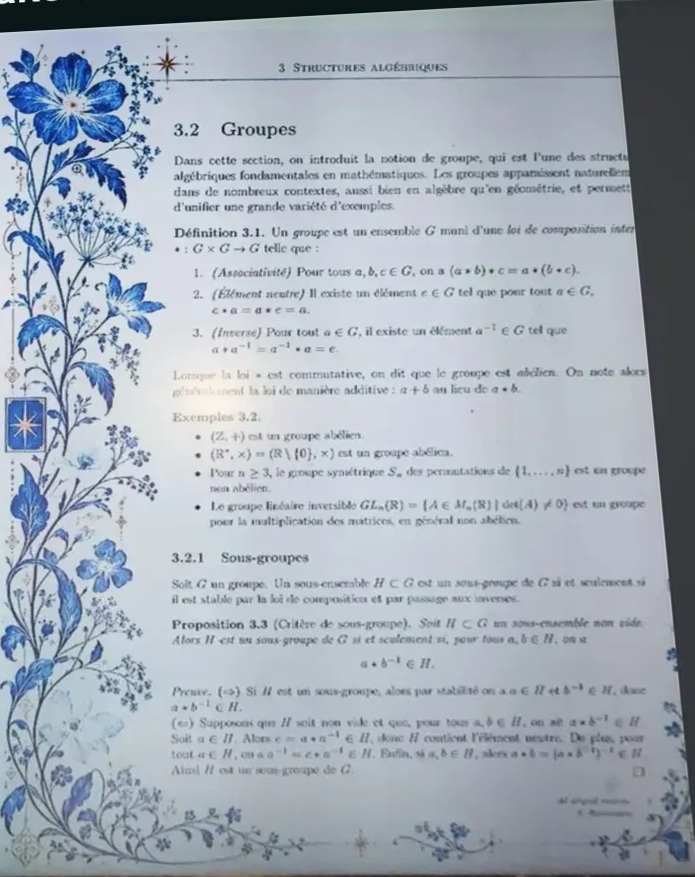
#> input picture tex/reference/rectified.png, 1389 x 1754 px (shown at 1/2 size)
$ python fit_defaults.py
#> lines starting #> are read from the running program, lines starting #| are printed output that depends on the picture; after the words box and inside, x2 and y2 are one past the last pixel; in counts of white or black regions, pixels touching at a corner belong together
#> in stats, im is the input picture: PIL image 1389x1754 RGB; mean R, G, B 163, 172, 182.6
### analysis/formstats.py
# Form statistics for a page of flora, comparable between the de-warped
# reference photo and a render, independent of where individual elements
# land. All positions are in pt relative to the running-head rule (y down)
# and the page's left edge, so pages with different layouts line up.
#
#   coverage_v   share of flora pixels in 8 bands from above the rule to
#                the foot, over the margin column
#   coverage_h   share in 5 bands across the margin, from the page edge to
#                the text
#   foot         share in the foot band under the text
#   sizes        share of the flora that survives a morphological opening
#                of 1.5, 4 and 8 pt: big blooms and leaves survive large
#                openings, fine sprays do not
#   L            OKLab lightness percentiles (10, 50, 90) of flora pixels
#   deep         share of flora pixels darker than L 0.55
#   chroma       median OKLab chroma of flora pixels
#
# Usage as a script: formstats.py IMAGE PT_PER_PX RULE_Y_PX [BLUR_PX]
import json
import os
import sys

import numpy as np
from PIL import Image, ImageFilter

sys.path.insert(0, os.path.dirname(os.path.abspath(__file__)))
from gamut import oklab  # noqa: E402

# Regions in pt: the margin column spans the page edge to the text; the
# vertical span runs from the top of the hero bloom to the foot.
MARGIN_X = (4.0, 152.0)
SPAN_Y = (-50.0, 712.0)
FOOT = (152.0, 560.0, 640.0, 712.0)   # x0, x1, y0, y1


def _run(a, k, op, axis):
    """Running min or max over a window of k cells along `axis` (edge-padded)."""
    r = k // 2
    pad = [(0, 0)] * a.ndim
    pad[axis] = (r, r)
    p = np.pad(a, pad, mode="edge")
    out = np.take(p, range(0, a.shape[axis]), axis=axis)
    for s in range(1, 2 * r + 1):
        out = op(out, np.take(p, range(s, s + a.shape[axis]), axis=axis))
    return out


def square(a, k, op):
    """Separable square min or max filter of side k."""
    return _run(_run(a, k, op, 0), k, op, 1)


def flat_field(rgb, px):
    """Divide out uneven illumination: the paper level at each pixel is
    estimated as the brightest luminance within ~`px` pixels, smoothed. A
    clean render is unaffected; a photo loses its vignetting. Computed at
    1/8 resolution, where the window is small."""
#> called with px = 98.68
    lum = rgb.mean(2)
    h, w = lum.shape
#> h = 1754; w = 1389
    small = np.asarray(Image.fromarray((lum * 255).astype(np.uint8)).resize((max(1, w // 8), max(1, h // 8)),
                                                                             Image.BOX), dtype=np.float64)
    small = square(small, max(3, int(px / 8) | 1), np.maximum)
    level = Image.fromarray(small.astype(np.uint8)).filter(ImageFilter.GaussianBlur(px / 16)).resize((w, h), Image.BILINEAR)
    level = np.asarray(level, dtype=np.float64) / 255.0
#> level: shape (1754, 1389) float64
    return np.clip(rgb / np.maximum(level, 0.05)[..., None] * np.percentile(level, 90), 0, 1)
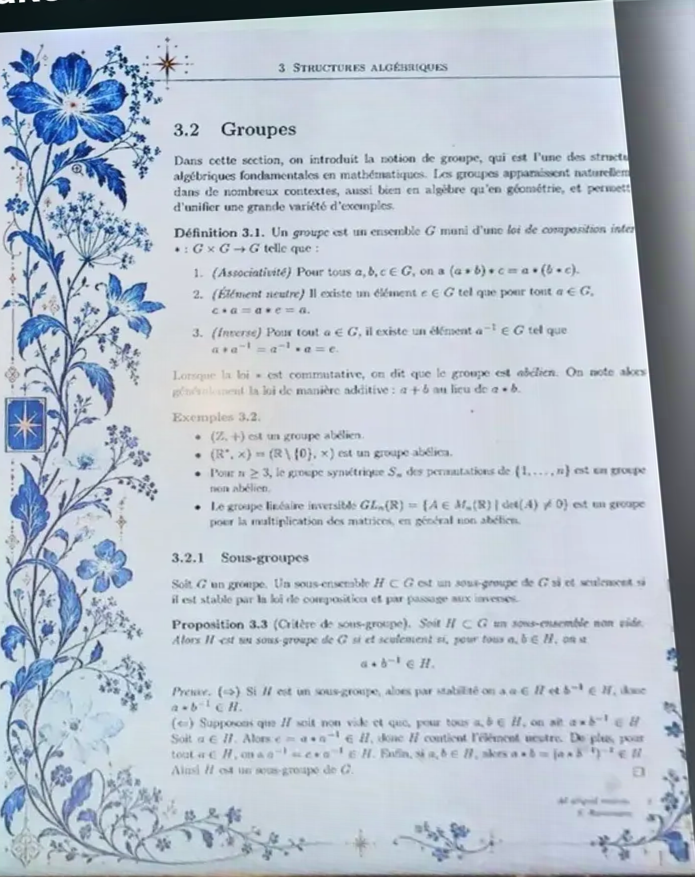
#> returned value: shape (1754, 1389, 3) float64 (shown at 1/2 size); mean of channels 0, 1, 2 0.717, 0.757, 0.803; drawn as R, G, B


def flora_mask(rgb):
    """Lightness, chroma and a mask of flora pixels, white-balanced to paper."""
    flat = rgb.reshape(-1, 3)
    lum = flat.mean(1)
    sat = flat.max(1) - flat.min(1)
    bright = (lum >= np.percentile(lum, 85)) & (sat <= np.percentile(sat, 50))
    paper = np.median(flat[bright], axis=0)
#> paper = [0.835, 0.863, 0.899]
    lab = oklab(np.clip(flat / paper, 0, 1))
    L = lab[:, 0]
    C = np.hypot(lab[:, 1], lab[:, 2])
    hue = np.degrees(np.arctan2(lab[:, 2], lab[:, 1]))
    m = (L < 0.93) | (C > 0.035)
    m &= ((hue < -60) & (hue > -150)) | (C < 0.05)
    m &= L < 0.97
    shape = rgb.shape[:2]
#> shape = (1754, 1389)
    return L.reshape(shape), C.reshape(shape), m.reshape(shape)


def opening(mask, px):
    """Binary opening with a square of side ~2*px+1."""
    k = max(3, int(round(px)) * 2 + 1)
    return square(square(mask, k, np.minimum), k, np.maximum)


def stats(path, ppx, rule_px, blur_px=0.0, lift=0.0):
    """Form statistics for image `path` at `ppx` pt per pixel whose header
    rule is at row `rule_px`. `blur_px` softens a crisp render toward the
    photo; `lift` maps lightness L to lift + (1 - lift) * L, as the photo's
    raised blacks do."""
    im = Image.open(path).convert("RGB")
    if blur_px > 0:
        im = im.filter(ImageFilter.GaussianBlur(blur_px))
    rgb = flat_field(np.asarray(im, dtype=np.float64) / 255.0, 45 / ppx)
    L, C, m = flora_mask(rgb)
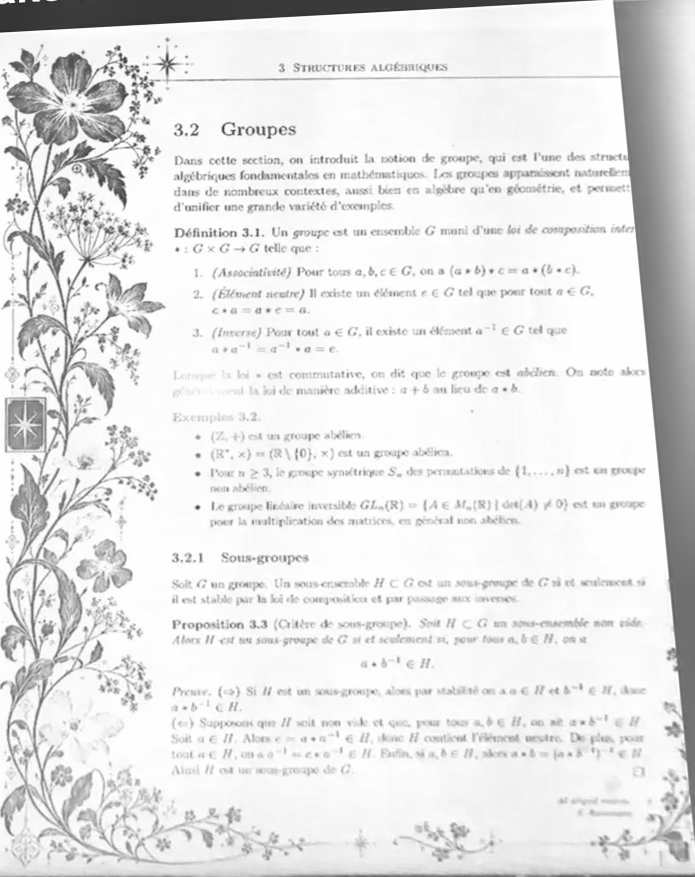
#> L: shape (1754, 1389) float64 (shown at 1/2 size); min 0, max 1, mean 0.898
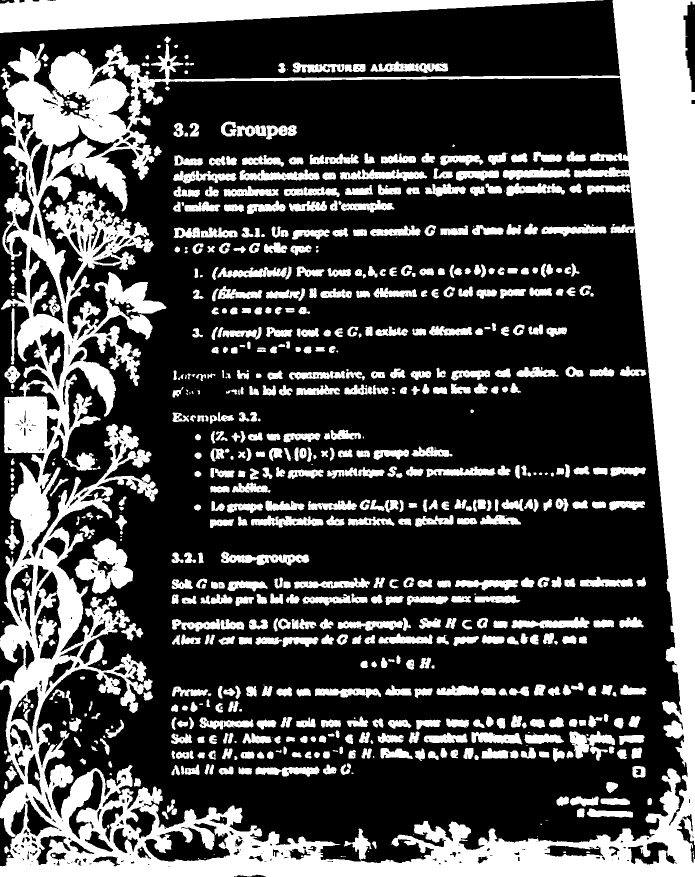
#> m: shape (1754, 1389) bool (shown at 1/2 size); 30.3% white; 761 white regions (114 under 20 px), largest, box (x1, y1, x2, y2) and area: (0, 0, 1389, 1754) 449075, (0, 0, 1207, 66) 39799, (149, 1077, 266, 1187) 6821
    L = lift + (1 - lift) * L

    def px(x, y):
        return int(round(x / ppx)), int(round(rule_px + y / ppx))

    (x0, y0), (x1, y1) = px(MARGIN_X[0], SPAN_Y[0]), px(MARGIN_X[1], SPAN_Y[1])
    col = m[y0:y1, x0:x1]
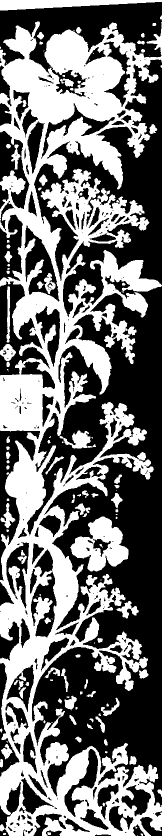
#> col: shape (1671, 324) bool (shown at 1/2 size); 43.7% white; 146 white regions (57 under 20 px), largest, box (x1, y1, x2, y2) and area: (0, 43, 324, 1671) 213100, (140, 1033, 257, 1143) 6821, (0, 0, 324, 21) 4058
    out = {"coverage": float(col.mean())}
#> out = {'coverage': 0.437}
    out["coverage_v"] = [float(b.mean()) for b in np.array_split(col, 8, axis=0)]
    out["coverage_h"] = [float(b.mean()) for b in np.array_split(col, 5, axis=1)]
    (fx0, fy0), (fx1, fy1) = px(FOOT[0], FOOT[2]), px(FOOT[1], FOOT[3])
    out["foot"] = float(m[fy0:fy1, fx0:fx1].mean())
    total = max(1, col.sum())
#> total = 236614
    out["sizes"] = [float(opening(col, r / ppx).sum() / total) for r in (1.5, 4.0, 8.0)]
#> call 3 of _run, with k = 7, axis = 0
#> in _run (call 3), `p = np.pad(a, pad, mode="edge")`: p: shape (1677, 324) bool; 43.8% white; 146 white regions (56 under 20 px), largest, box (x1, y1, x2, y2) and area: (0, 46, 324, 1677) 213664, (140, 1036, 257, 1146) 6821, (0, 0, 324, 24) 5030
#> in _run (call 3), `out = np.take(p, range(0, a.shape[axis]), axis=axis)`: out: shape (1671, 324) bool; 43.8% white; 145 white regions (57 under 20 px), largest, box (x1, y1, x2, y2) and area: (0, 46, 324, 1671) 212488, (140, 1036, 257, 1146) 6821, (0, 0, 324, 24) 5030
#> after the loop in _run (call 3), `for s in range(1, 2 * r + 1):`:
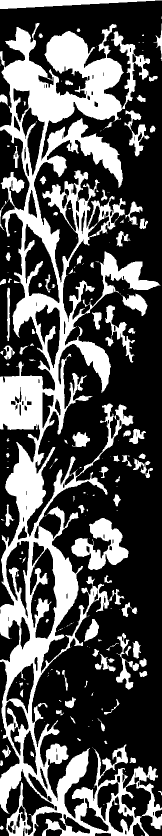
#> out: shape (1671, 324) bool (shown at 1/2 size); 32.3% white; 194 white regions (96 under 20 px), largest, box (x1, y1, x2, y2) and area: (0, 46, 324, 1671) 147462, (142, 1036, 257, 1140) 5557, (0, 0, 324, 18) 3086
#> in _run (call 4), `p = np.pad(a, pad, mode="edge")`: p: shape (1671, 330) bool; 32% white; 194 white regions (95 under 20 px), largest, box (x1, y1, x2, y2) and area: (0, 46, 330, 1671) 148197, (145, 1036, 260, 1140) 5557, (0, 0, 330, 18) 3143
#> in _run (call 4), `out = np.take(p, range(0, a.shape[axis]), axis=axis)`: out: shape (1671, 324) bool; 32.5% white; 193 white regions (96 under 20 px), largest, box (x1, y1, x2, y2) and area: (0, 46, 324, 1671) 148037, (145, 1036, 260, 1140) 5557, (0, 0, 324, 18) 3137
#> after the loop in _run (call 4), `for s in range(1, 2 * r + 1):`: out: shape (1671, 324) bool; 19.7% white; 383 white regions (200 under 20 px), largest, box (x1, y1, x2, y2) and area: (6, 56, 247, 266) 21520, (0, 890, 154, 1379) 18527, (0, 495, 219, 872) 15286
#> in _run (call 5), `p = np.pad(a, pad, mode="edge")`: p: shape (1677, 324) bool; 19.9% white; 383 white regions (199 under 20 px), largest, box (x1, y1, x2, y2) and area: (6, 59, 247, 269) 21520, (0, 893, 154, 1382) 18527, (0, 498, 219, 875) 15286
#> after the loop in _run (call 5), `for s in range(1, 2 * r + 1):`: out: shape (1671, 324) bool; 26.7% white; 308 white regions (80 under 20 px), largest, box (x1, y1, x2, y2) and area: (0, 53, 247, 877) 49436, (0, 887, 154, 1481) 23169, (93, 237, 243, 368) 6075
#> in _run (call 6), `p = np.pad(a, pad, mode="edge")`: p: shape (1671, 330) bool; 26.4% white; 308 white regions (80 under 20 px), largest, box (x1, y1, x2, y2) and area: (0, 53, 250, 877) 49766, (0, 887, 157, 1481) 23361, (96, 237, 246, 368) 6075
#> after the loop in _run (call 6), `for s in range(1, 2 * r + 1):`:
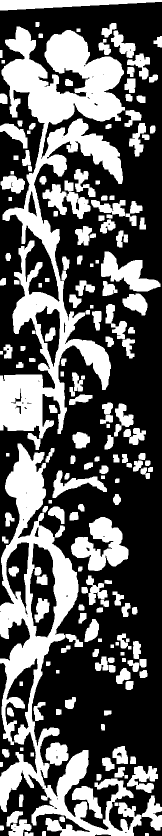
#> out: shape (1671, 324) bool (shown at 1/2 size); 37% white; 192 white regions, largest, box (x1, y1, x2, y2) and area: (0, 53, 250, 877) 69926, (0, 887, 283, 1671) 50663, (142, 1034, 257, 1142) 6599
#> in _run (call 7), `r = k // 2`: r = 9
#> in _run (call 7), `p = np.pad(a, pad, mode="edge")`: p: shape (1689, 324) bool; 44.1% white; 146 white regions (56 under 20 px), largest, box (x1, y1, x2, y2) and area: (0, 52, 324, 1689) 214792, (0, 0, 324, 30) 6974, (140, 1042, 257, 1152) 6821
#> in _run (call 7), `out = np.take(p, range(0, a.shape[axis]), axis=axis)`:
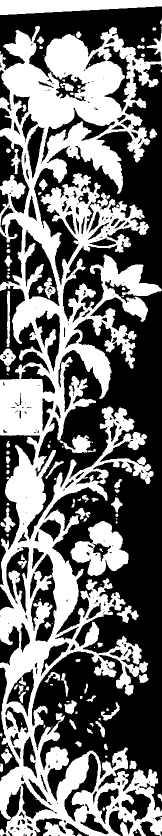
#> out: shape (1671, 324) bool (shown at 1/2 size); 43.9% white; 143 white regions (55 under 20 px), largest, box (x1, y1, x2, y2) and area: (0, 52, 324, 1671) 211210, (0, 0, 324, 30) 6974, (140, 1042, 257, 1152) 6821
    Lc, Cc = L[y0:y1, x0:x1][col], C[y0:y1, x0:x1][col]
    out["L"] = [float(np.percentile(Lc, p)) for p in (10, 50, 90)] if Lc.size else [1, 1, 1]
    out["deep"] = float((Lc < 0.55).mean()) if Lc.size else 0.0
    out["chroma"] = float(np.median(Cc)) if Cc.size else 0.0
    return out


# [8 lines left out: function text_black, not called in this run]


# [4 lines that do not run on import are left out]

### analysis/gamut.py
# Measures the colour range of flora pixels in an image.
#
# Each image is white-balanced against its own paper (the median of its
# brightest, least saturated pixels), so a phone photo of a monitor and a
# clean render can be compared. Flora pixels are those that differ from the
# paper by more than a small threshold. Lightness and chroma are in OKLab.
# Writes a lightness-vs-chroma density chart and prints percentiles.
import sys, json
import numpy as np
from PIL import Image

def srgb_to_linear(c):
    return np.where(c <= 0.04045, c / 12.92, ((c + 0.055) / 1.055) ** 2.4)

def oklab(rgb):
    lin = srgb_to_linear(rgb)
    M1 = np.array([[0.4122214708, 0.5363325363, 0.0514459929],
                   [0.2119034982, 0.6806995451, 0.1073969566],
                   [0.0883024619, 0.2817188376, 0.6299787005]])
    M2 = np.array([[0.2104542553, 0.7936177850, -0.0040720468],
                   [1.9779984951, -2.4285922050, 0.4505937099],
                   [0.0259040371, 0.7827717662, -0.8086757660]])
    lms = np.cbrt(lin @ M1.T)
    return lms @ M2.T

# [29 lines left out: functions analyse, chart, not called in this run]

# [10 lines that do not run on import are left out]

### analysis/fit_defaults.py
# Searches tune.lua settings for a page whose form statistics (formstats.py)
# match the de-warped reference. Each candidate is drawn with the TeX-free
# preview (tools/preview.lua) for several seeds; the loss averages over them
# so a setting is not rewarded for one lucky layout. The search is a simple
# evolution strategy: each generation samples around the best candidate so
# far, with the step shrinking from generation to generation.
#
# Run from the repository root after `just fit-base`:
#   python3.14 -I analysis/fit_defaults.py [GENERATIONS] [POPULATION]
# with FIT_START=FILE to start from an override file.
# Writes build/fit/best.lua (an override for FLORA_TUNE) and
# build/fit/log.jsonl (every candidate and its loss).
import json
import os
import random
import subprocess
import sys
import tempfile
from concurrent.futures import ProcessPoolExecutor

import numpy as np
from PIL import Image

sys.path.insert(0, os.path.dirname(os.path.abspath(__file__)))
import formstats as F  # noqa: E402

ROOT = os.path.dirname(os.path.dirname(os.path.abspath(__file__)))
TEX = os.path.expanduser("~/Library/TinyTeX/bin/universal-darwin")
BASE = os.path.join(ROOT, "build", "fit", "base")
DPI = 157.9                 # renders at the reference's 0.456 pt per pixel
PPX = 72.27 / DPI
SEEDS = (1, 2, 3)
LIFT = 0.25                 # the photo maps black to about this lightness
BLUR = 1.2                  # the photo's softness, in pixels

# Searched settings: (path, low, high, kind). The bounds also keep the
# search away from pages that match the statistics but not the look: a
# stem buried under close-set leaflets, a small hero, pale leaves. "int" rounds; "range:w" is a
# {min, max} pair centred on the searched value with half-width w.
SPACE = [
    ("compose.hero", 0.40, 0.56, "num"),
    ("compose.features", 0.75, 1.4, "range:0.15"),
    ("compose.leaves", 15, 45, "int"),
    ("compose.leaf_size", 0.8, 1.6, "num"),
    ("compose.sprays", 40, 220, "int"),
    ("compose.small_blooms", 0, 12, "int"),
    ("compose.curls", 0.3, 2.0, "num"),
    ("compose.leaflet_spacing", 25, 70, "range:9"),
    ("compose.leaflet_size", 8, 14, "num"),
    ("gesture.edge", 0.04, 0.30, "num"),
    ("gesture.bow_amp", 0.15, 0.45, "range:0.05"),
    ("gesture.bow_width", 0.36, 0.54, "range:0.04"),
    ("gesture.density_floor", 0.10, 0.85, "num"),
    ("gesture.bow_density", 0.2, 1.0, "num"),
    ("gesture.end_reach", 1.5, 4.5, "num"),
    ("compose.leaf_overlap", 0.0, 0.9, "num"),
    ("compose.leaf_spacing", 18, 60, "range:6"),
    ("compose.hole_min", 4, 14, "num"),
    ("color.looks.vivid.tip_l", 0.25, 0.60, "range:0.11"),
    ("color.looks.vivid.base_l", 0.80, 0.97, "range:0.03"),
    ("color.looks.vivid.curve", 0.6, 1.8, "range:0.6"),
    ("color.looks.leaf.tip_l", 0.28, 0.48, "range:0.12"),
    ("color.looks.leaf.base_l", 0.60, 0.92, "range:0.09"),
    ("color.looks.leaf.curve", 0.5, 1.6, "range:0.5"),
    ("wash.band_opacity", 0.20, 0.60, "range:0.12"),
    ("wash.pale_contrast", 0.30, 0.80, "range:0.27"),
    ("wash.lost_edges", 0.15, 0.45, "num"),
]


def tune_defaults(start=""):
    """tune.lua as a dict, with the overrides in file `start` if given."""
    out = subprocess.run([os.path.join(TEX, "texlua"), "tools/tune_json.lua"], cwd=ROOT,
                         capture_output=True, text=True, check=True, env={**os.environ, "FLORA_TUNE": start})
    d = json.loads(out.stdout)
    d.pop("_doc", None)
    d.pop("_choices", None)
    return d


# [47 lines left out: functions get, put, encode, decode, lua, not called in this run]


TARGET = None


# [33 lines left out: functions loss, evaluate, not called in this run]


def init_target():
    global TARGET
    TARGET = F.stats(os.path.join(ROOT, "tex/reference/rectified.png"), 0.456, 154)


def main():
    gens = int(sys.argv[1]) if len(sys.argv) > 1 else 8
    pop = int(sys.argv[2]) if len(sys.argv) > 2 else 24
    init_target()
    rng = random.Random(7)
    # FIT_START names an override file (such as an earlier best.lua) to
    # start the search from instead of tune.lua's defaults.
    best_u = encode(tune_defaults(os.path.abspath(os.environ["FIT_START"]) if os.environ.get("FIT_START") else ""))
    os.makedirs(os.path.join(ROOT, "build", "fit"), exist_ok=True)
    log = open(os.path.join(ROOT, "build", "fit", "log.jsonl"), "w")
    with ProcessPoolExecutor(max_workers=10, initializer=init_target) as ex:
        best_loss, best_over, best_stats = ex.submit(evaluate, best_u).result()
        print(f"defaults: loss {best_loss:.4f}", flush=True)
        for g in range(gens):
            sigma = 0.25 * (0.08 / 0.25) ** (g / max(1, gens - 1))
            cands = [np.clip(best_u + np.array([rng.gauss(0, sigma) for _ in SPACE]), 0, 1) for _ in range(pop)]
            for u, (l, over, stats) in zip(cands, ex.map(evaluate, cands)):
                log.write(json.dumps({"gen": g, "loss": l, "over": over}) + "\n")
                if l < best_loss:
                    best_loss, best_u, best_over, best_stats = l, u, over, stats
            log.flush()
            print(f"gen {g}: sigma {sigma:.3f} best loss {best_loss:.4f}", flush=True)
    open(os.path.join(ROOT, "build", "fit", "best.lua"), "w").write("return " + lua(best_over) + "\n")
    json.dump({"loss": best_loss, "target": TARGET, "stats": best_stats, "over": best_over},
              open(os.path.join(ROOT, "build", "fit", "best.json"), "w"), indent=1)
    print("best:", json.dumps(best_over))


if __name__ == "__main__":
    main()
#> (the call stopped at in tune_defaults, `out = subprocess.run([os.path.join(TEX, "texlua"), "tools/tune_json.lu..`: subprocess is not available in this run)
